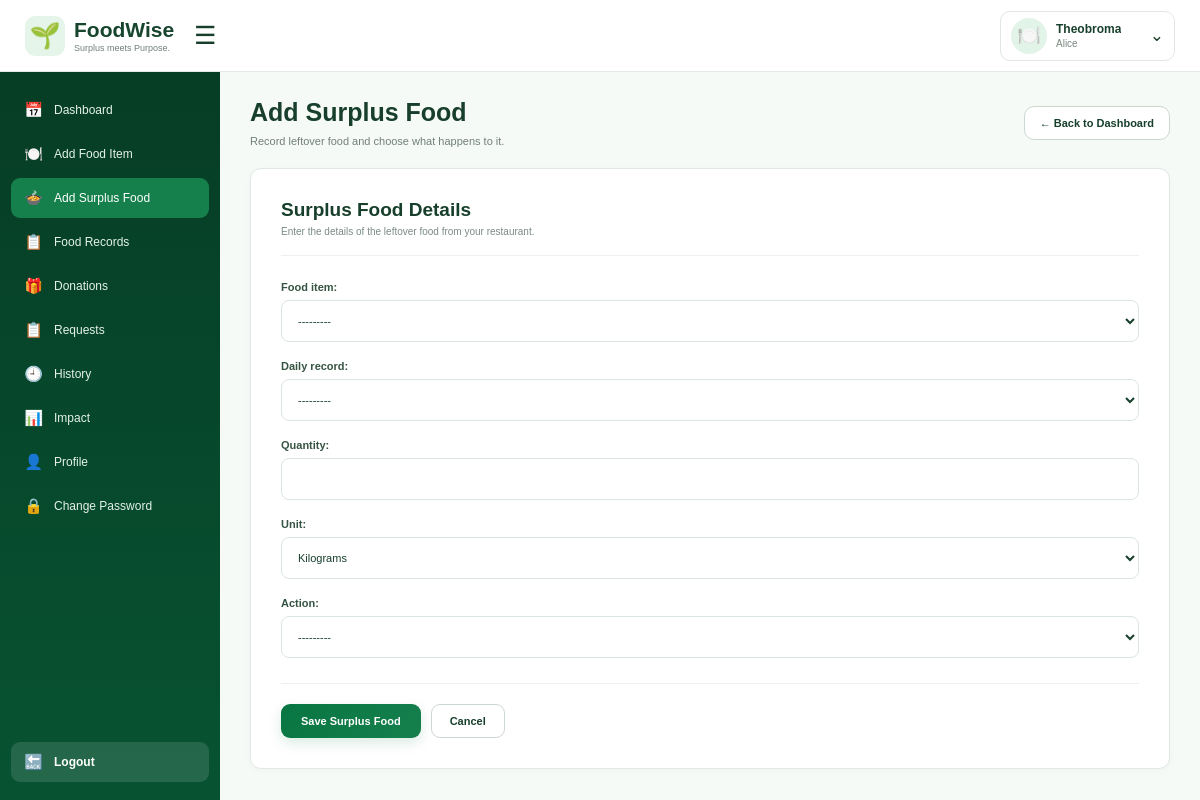
/add_surplus/ (signed in), run on the app's committed database.
### wastage/models.py (models this page shows, shortened)
class Restaurant(models.Model):
    user = models.OneToOneField(
        User, on_delete=models.CASCADE, null=True, blank=True, related_name='restaurant')
    restaurant_name = models.CharField(max_length=150)
    owner_name = models.CharField(max_length=100)
    email = models.EmailField(unique=True)
    phone = models.CharField(max_length=15)
    address = models.TextField()
    city = models.CharField(max_length=100)
    is_active = models.BooleanField(default=True)

class DailyFoodRecord(models.Model):
    restaurant = models.ForeignKey(Restaurant, on_delete=models.CASCADE)
    food_item = models.ForeignKey(FoodItem, on_delete=models.CASCADE)
    date = models.DateField()
    quantity_prepared = models.PositiveIntegerField()
    quantity_sold = models.PositiveIntegerField()
    def __str__(self):
        return f"{self.food_item.dish_name}-{self.date}"

### wastage/views.py (the view)
# urls.py: path('add_surplus/', views.add_surplus, name='add_surplus'),
@login_required
def add_surplus(request):
    restaurant = request.user.restaurant
    if request.method == 'POST':
        form = LeftoverRecordForm(
            request.POST,
            restaurant=restaurant
        )
        if form.is_valid():
            food_item = form.cleaned_data[
                'food_item'
            ]
            daily_record = form.cleaned_data[
                'daily_record'
            ]
            quantity = form.cleaned_data[
                'quantity'
            ]
            unit = form.cleaned_data[
                'unit'
            ]
            action = form.cleaned_data[
                'action'
            ]
            remaining_food = (
                daily_record.quantity_prepared -
                daily_record.quantity_sold
            )
            used_quantity = (
                LeftoverRecord.objects
                .filter(
                    daily_record=daily_record
                )
                .aggregate(
                    total=Sum('quantity_used')
                )['total'] or 0
            )
            unallocated_quantity = (
                remaining_food -
                used_quantity
            )
            if quantity > unallocated_quantity:
                form.add_error(
                    'quantity',
                    f'Only {unallocated_quantity} '
                    f'{unit} of surplus food is available.'
                )
            else:
                leftover = form.save(
                    commit=False
                )
                leftover.restaurant = restaurant
                if action == 'DONATED':
                    leftover.quantity = (
                        unallocated_quantity
                    )
                else:
                    leftover.quantity = quantity
                leftover.quantity_used = 0
                leftover.save()
                if leftover.action == 'DISCOUNTED':
                    return redirect(
                        'discounted_sale'
                    )
                elif leftover.action == 'STORED':
                    return redirect(
                        'storage_record'
                    )
                elif leftover.action == 'DONATED':
                    return redirect(
                        'donation',
                        leftover_id=leftover.id
                    )
                elif leftover.action == 'STAFF':
                    return redirect(
                        'share_food'
                    )
                elif leftover.action == 'WASTED':
                    return redirect(
                        'waste_food'
                    )
                return redirect(
                    'dashboard'
                )
    else:
        form = LeftoverRecordForm(
            restaurant=restaurant
        )
    return render(
        request,
        'wastage/add_surplus.html',
        {
            'form': form,
            'restaurant': restaurant,
        }
    )

### wastage/forms.py
class LeftoverRecordForm(forms.ModelForm):
    def __init__(self, *args, **kwargs):
        restaurant = kwargs.pop('restaurant', None)
        super().__init__(*args, **kwargs)
        if restaurant:
            self.fields['daily_record'].queryset = DailyFoodRecord.objects.filter(
                restaurant=restaurant)
            self.fields['food_item'].queryset = FoodItem.objects.filter(
                restaurant=restaurant)
    class Meta:
        model = LeftoverRecord
        fields = [
            'food_item',
            'daily_record',
            'quantity',
            'unit',
            'action',
        ]

### wastage/models.py (called while the page is built)
    def __str__(self):
        return self.dish_name

### wastage/templates/wastage/add_surplus.html (shortened to what this page needs)
{% load static %}
<!DOCTYPE html>
<html lang="en">
<head>
</head>
<body>
<header class="navbar">
    <div class="navbar-left">
        <a
            href="{% url 'dashboard' %}"
            class="navbar-logo"
        >
            <div class="navbar-logo-icon">
                🌱
            </div>
            <div class="navbar-logo-text">
                <strong>
                    FoodWise
                </strong>
                <span>
                    Surplus meets Purpose.
                </span>
            </div>
        </a>
        <button
            class="hamburger"
            id="sidebarToggle"
            type="button"
            aria-label="Toggle sidebar"
            aria-expanded="true"
        >
            ☰
        </button>
    </div>
    <div class="navbar-right">
        <div class="restaurant-profile">
            <button
                type="button"
                class="restaurant-user"
                id="restaurantProfileButton"
                aria-expanded="false"
            >
                <div class="restaurant-icon">
                    🍽️
                </div>
                <div class="restaurant-user-info">
                    <strong>
                        {{ restaurant.restaurant_name }}
                    </strong>
                    <span>
                        {{ restaurant.owner_name }}
                    </span>
                </div>
                <div class="arrow">
                    ⌄
                </div>
            </button>
        </div>
    </div>
</header>
<aside class="sidebar" id="sidebar">
    <nav class="nav-menu">
        <a
            href="{% url 'dashboard' %}"
            class="nav-item"
        >
            <span class="nav-icon">📅</span>
            <span>Dashboard</span>
        </a>
        <a
            href="{% url 'add_food_item' %}"
            class="nav-item"
        >
            <span class="nav-icon">🍽️</span>
            <span>Add Food Item</span>
        </a>
        <a
            href="{% url 'add_surplus' %}"
            class="nav-item active"
        >
            <span class="nav-icon">🍲</span>
            <span>Add Surplus Food</span>
        </a>
        <a
            href="{% url 'food_records' %}"
            class="nav-item"
        >
            <span class="nav-icon">📋</span>
            <span>Food Records</span>
        </a>
        <a
            href="{% url 'donations' %}"
            class="nav-item"
        >
            <span class="nav-icon">🎁</span>
            <span>Donations</span>
        </a>
        <a
            href="{% url 'restaurant_food_requests' %}"
            class="nav-item"
        >
            <span class="nav-icon">📋</span>
            <span>Requests</span>
        </a>
        <a
            href="{% url 'history' %}"
            class="nav-item"
        >
            <span class="nav-icon">🕘</span>
            <span>History</span>
        </a>
        <a
            href="{% url 'impact' %}"
            class="nav-item"
        >
            <span class="nav-icon">📊</span>
            <span>Impact</span>
        </a>
        <a
            href="{% url 'profile' %}"
            class="nav-item"
        >
            <span class="nav-icon">👤</span>
            <span>Profile</span>
        </a>
        <a
            href="{% url 'restaurant_change_password' %}"
            class="nav-item"
        >
            <span class="nav-icon">🔒</span>
            <span>Change Password</span>
        </a>
    </nav>
    <div class="logout">
        <a href="{% url 'logout' %}">
            <span class="logout-icon">
                🔙
            </span>
            <span>
                Logout
            </span>
        </a>
    </div>
</aside>
<main class="main">
    <section class="content">
        <div class="page-header">
            <div class="page-title">
                <h1>
                    Add Surplus Food
                </h1>
                <p>
                    Record leftover food and choose what happens to it.
                </p>
            </div>
            <a
                href="{% url 'dashboard' %}"
                class="back-button"
            >
                ← Back to Dashboard
            </a>
        </div>
        <div class="surplus-form-card">
            <div class="surplus-form-header">
                <h2>
                    Surplus Food Details
                </h2>
                <p>
                    Enter the details of the leftover food from your restaurant.
                </p>
            </div>
            <form
                method="POST"
                class="surplus-form"
            >
                {{ form.as_p }}
                <div class="form-actions">
                    <button
                        type="submit"
                        class="save-surplus-btn"
                    >
                        Save Surplus Food
                    </button>
                    <a
                        href="{% url 'dashboard' %}"
                        class="cancel-surplus-btn"
                    >
                        Cancel
                    </a>
                </div>
            </form>
        </div>
    </section>
</main>
</body>
</html>

### data on the page
Restaurant: restaurant_name "Theobroma", owner_name "Alice"
DailyFoodRecord: food_item "---------"
